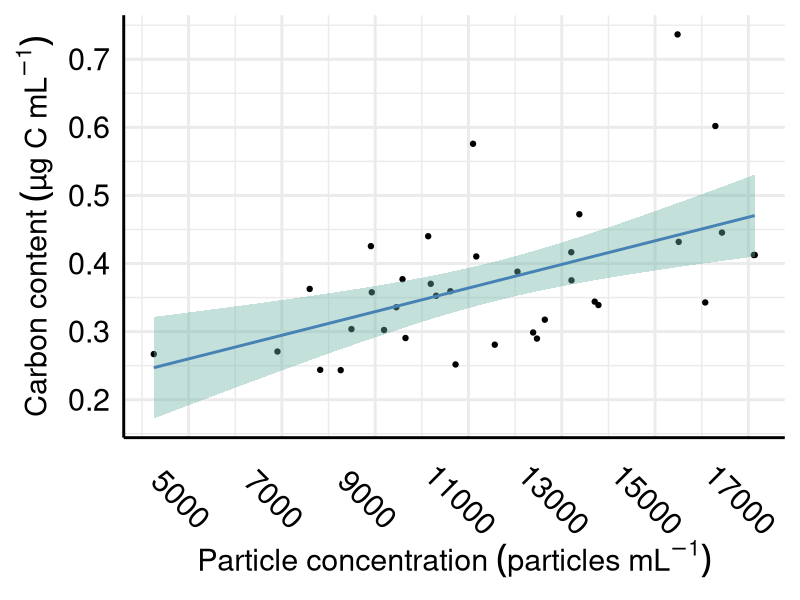
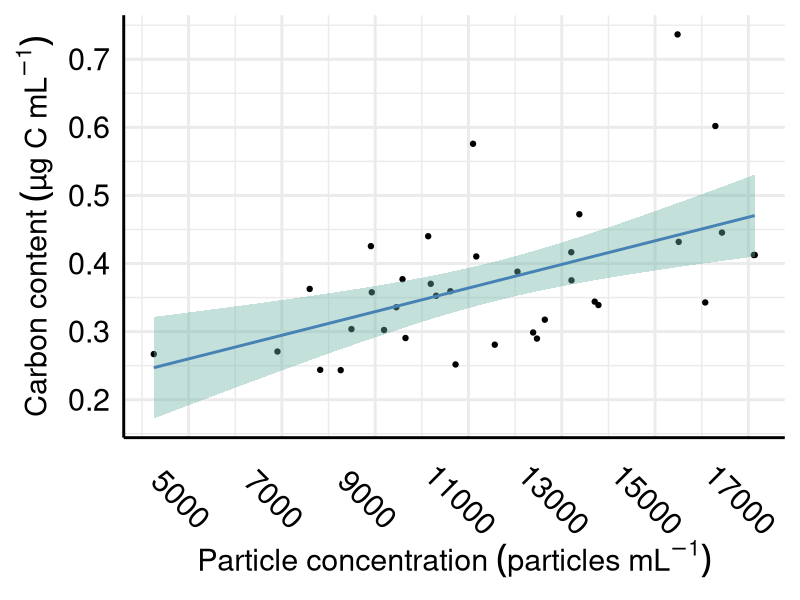

These figures' R source, in order:
#The effects of the nonnative brittle star Ophiothela mirabilis Verrill, 1867 on the feeding performance of an octocoral host in a southwestern Atlantic rocky shore 
#Patrick Derviche and Paulo da Cunha Lana 

#Packages
library(ggplot2)

#Figure 6
#Fig. 6 Relationship between the particle concentration (particle mL-1 ) and the estimated carbon content (µg C mL-1 ) of the seawater samples. Black dots are raw data, and lines and shaded areas represent GLM predictions ± standard error
data <- read.csv(file="particles.csv",header=TRUE,sep=";",dec=".")

legparticle <- expression(Particle~concentration~(particles~mL^-1))
legcarbon <- expression(Carbon~content~(µg~C~mL^-1))

Fig6 <-ggplot(data, aes(x=particles, y=carbon)) + 
  geom_point()+
  theme_minimal(base_size = 22)+
  geom_smooth(method=glm , color="steelblue", fill="#69b3a2", se=TRUE)+
  xlab(legparticle) + ylab(legcarbon)+
  scale_y_continuous(breaks=seq(0.0,0.8,0.1))+
  scale_x_continuous(breaks=seq(5000,17000,2000))+
      theme(axis.text.x = element_text(color="black",size=22,angle = -45))+
  theme(axis.text.y = element_text(color="black",size=22))+ 
  theme(axis.line = element_line(colour = "black", size = 1, linetype = "solid"))

Fig6

ggsave(Fig6, file="Fig6.png", width=8.4, height=7, dpi=1500)

#End
